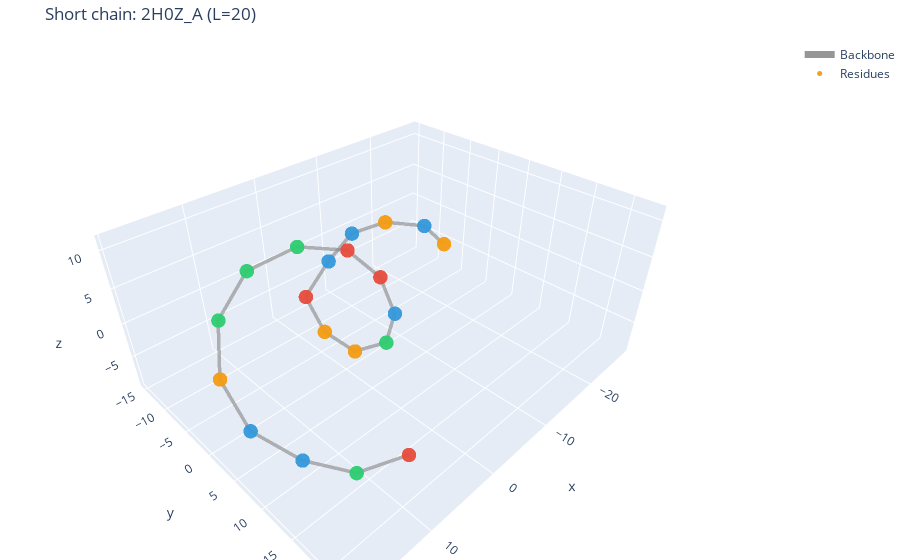
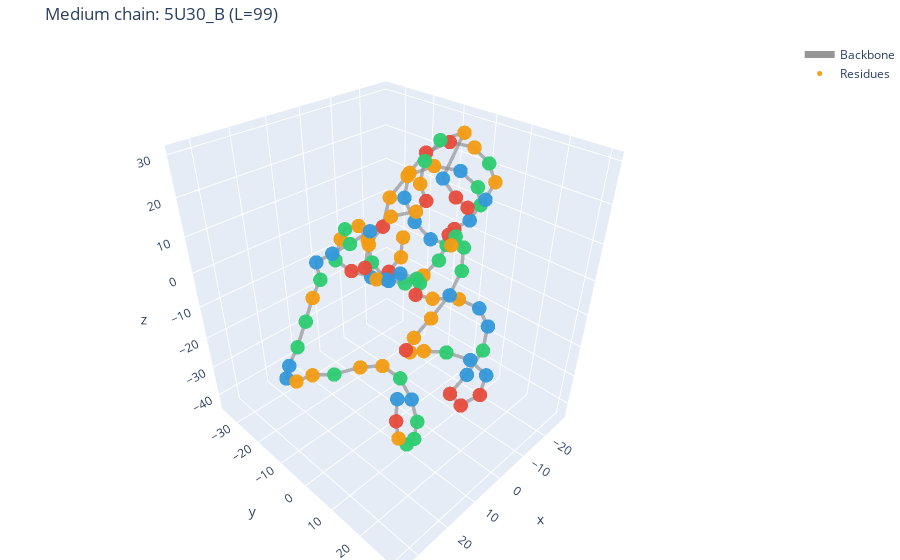
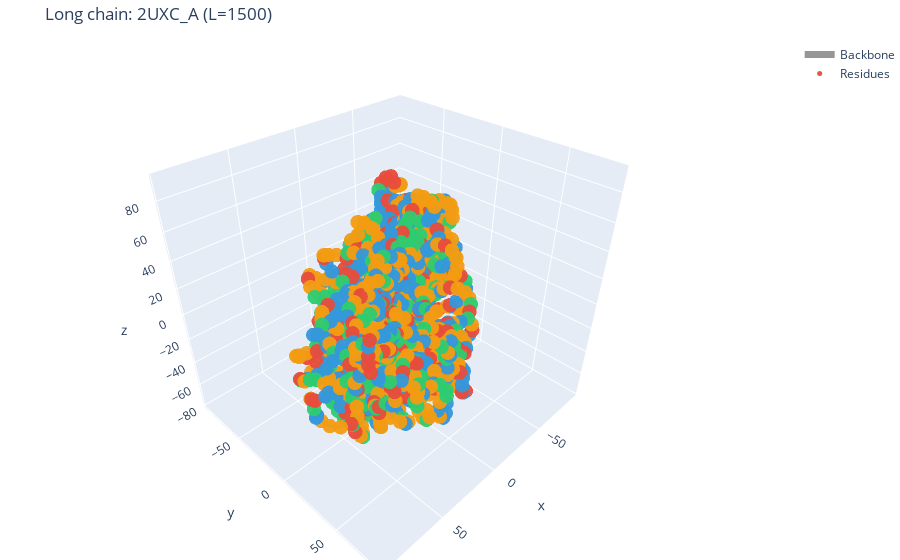

The notebook cell these images were saved under, in order:
### Code cell
import plotly.graph_objects as go
import random

BASE_COLORS = {"A":"#2ecc71","U":"#e74c3c","G":"#f39c12","C":"#3498db"}  # green, red, orange, blue

def plot_chain_3d(ex, title=""):
    coords = ex["coords"]
    seq = ex["sequence"]
    colors = [BASE_COLORS.get(b, "#95a5a6") for b in seq]

    fig = go.Figure()

    # backbone line
    fig.add_trace(go.Scatter3d(
        x=coords[:,0], y=coords[:,1], z=coords[:,2],
        mode="lines",
        line=dict(width=7, color="rgba(80,80,80,0.6)"),
        name="Backbone"
    ))

    # beads
    fig.add_trace(go.Scatter3d(
        x=coords[:,0], y=coords[:,1], z=coords[:,2],
        mode="markers",
        marker=dict(size=5, color=colors, opacity=0.95),
        name="Residues",
        hovertext=[f"{b}{i+1}" for i,b in enumerate(seq)],
        hoverinfo="text"
    ))

    fig.update_layout(
        title=title,
        scene=dict(aspectmode="data"),
        margin=dict(l=0,r=0,t=40,b=0)
    )
    fig.show()

# pick 3 chains: short, medium, long
short = min(examples, key=lambda e: abs(e["L"]-20))
med   = min(examples, key=lambda e: abs(e["L"]-100))
long  = min(examples, key=lambda e: abs(e["L"]-1500))

plot_chain_3d(short, title=f"Short chain: {short['pdb_id']}_{short['chain_id']} (L={short['L']})")
plot_chain_3d(med,   title=f"Medium chain: {med['pdb_id']}_{med['chain_id']} (L={med['L']})")
plot_chain_3d(long,  title=f"Long chain: {long['pdb_id']}_{long['chain_id']} (L={long['L']})")

### Figure 1 — Plotly figure (JSON) as saved in the notebook; plotly's stock layout.template omitted (floating-point values rounded to 4 significant figures)
{"data": [{"line": {"color": "rgba(80,80,80,0.6)", "width": 7}, "mode": "lines", "name": "Backbone", "type": "scatter3d", "x": [-27.82, -25.43, -20.24, -14.7, -8.867, -3.081, -2.218, -2.749, -4.35, -4.305, -2.723, 0.7133, 5.969, 11.71, 16.33, 18.85, 18.93, 16.88, 14.83, 12.27], "y": [-7.728, -9.912, -13.3, -14.78, -13.43, -11.74, -6.906, -1.334, 3.028, 4.604, 3.776, 2.201, 0.253, -0.7664, 0.3088, 3.36, 7.806, 13.15, 18.65, 22.78], "z": [-5.59, -2.236, -0.9182, -1.283, -3.021, -5.61, -8.642, -9.155, -6.061, -0.6041, 5.037, 9.427, 11.24, 10.35, 7.096, 2.811, -1.058, -2.608, -1.46, 2.29]}, {"hoverinfo": "text", "hovertext": ["G1", "C2", "G3", "C4", "C5", "U6", "G7", "G8", "A9", "C10", "U11", "U12", "A13", "A14", "A15", "G16", "C17", "C18", "A19", "U20"], "marker": {"color": ["#f39c12", "#3498db", "#f39c12", "#3498db", "#3498db", "#e74c3c", "#f39c12", "#f39c12", "#2ecc71", "#3498db", "#e74c3c", "#e74c3c", "#2ecc71", "#2ecc71", "#2ecc71", "#f39c12", "#3498db", "#3498db", "#2ecc71", "#e74c3c"], "opacity": 0.95, "size": 5}, "mode": "markers", "name": "Residues", "type": "scatter3d", "x": [-27.82, -25.43, -20.24, -14.7, -8.867, -3.081, -2.218, -2.749, -4.35, -4.305, -2.723, 0.7133, 5.969, 11.71, 16.33, 18.85, 18.93, 16.88, 14.83, 12.27], "y": [-7.728, -9.912, -13.3, -14.78, -13.43, -11.74, -6.906, -1.334, 3.028, 4.604, 3.776, 2.201, 0.253, -0.7664, 0.3088, 3.36, 7.806, 13.15, 18.65, 22.78], "z": [-5.59, -2.236, -0.9182, -1.283, -3.021, -5.61, -8.642, -9.155, -6.061, -0.6041, 5.037, 9.427, 11.24, 10.35, 7.096, 2.811, -1.058, -2.608, -1.46, 2.29]}], "layout": {"margin": {"b": 0, "l": 0, "r": 0, "t": 40}, "scene": {"aspectmode": "data"}, "title": {"text": "Short chain: 2H0Z_A (L=20)"}}}

### Figure 2 — Plotly figure (JSON) as saved in the notebook; plotly's stock layout.template omitted (floating-point values rounded to 4 significant figures)
{"data": [{"line": {"color": "rgba(80,80,80,0.6)", "width": 7}, "mode": "lines", "name": "Backbone", "type": "scatter3d", "x": [-26.53, -24.89, -20.37, -15.04, -10.45, -6.451, -9.064, -8.708, -9.491, -11.06, -9.328, -10.99, -15.28, -20.73, -25.51, -26.54, -24.35, -12.1, -11.76, -11.15, -8.398, -4.699, -0.4143, 3.923, 7.22, 9.465, 12.42, 13.33, 9.957, 4.847, -1.033, -3.76, -0.498, 4.054, 3.788, 1.364, 1.604, 4.787, 9.575, 14.4, 16.91, 15.46, 9.806, 4.685, 3.007, 5.117, 9.736, 14.77, 18.36, 18.92, 16.68, 12.58, 7.716, 3.616, 0.8795, -2.068, -1.871, -2.284, -2.837, -5.258, -9.15, -13.76, -18.48, -21.73, -24.23, -24.87, -24.04, -26.36, -27.73, -27.18, -22.15, -17.7, -14.42, -11.27, -7.639, -4.508, 0.1073, 5.411, 11.34, 16.69, 19.54, 24.68, 28.97, 32.3, 33.87, 33.55, 29.82, 24.24, 19.2, 13.73, 10.8, 10.26, 11.14, 11.85, 12.42, 11.88, 10.02, 6.173, 1.164], "y": [-27.47, -26.68, -27.31, -29.42, -32.97, -35.23, -35.48, -32.94, -28.1, -26.17, -22.8, -18.97, -15.73, -13.63, -12.25, -10.58, -8.26, 3.326, 7.924, 11.05, 11.92, 9.877, 6.246, 2.889, 0.9897, 1.127, -0.198, -0.6481, -0.5663, -1.851, -3.743, -0.7668, 3.259, 6.133, 11.08, 16.62, 22.44, 27.31, 30.0, 30.08, 28.13, 30.02, 30.6, 28.2, 22.37, 17.07, 14.27, 14.67, 16.9, 19.56, 21.95, 22.92, 21.7, 18.63, 14.17, 10.77, 4.861, -0.5458, -4.406, -5.193, -3.868, -0.9155, 2.546, 4.708, 5.228, 2.363, -2.345, -8.225, -14.14, -7.497, -10.85, -11.81, -10.16, -5.194, -5.113, -10.45, -13.1, -14.62, -14.26, -13.66, -8.887, -5.388, -2.764, -1.975, -3.663, -5.964, -7.696, -8.912, -6.751, -3.03, 1.89, 7.469, 12.21, 14.87, 14.55, 11.56, 6.877, 2.154, -2.369], "z": [-11.03, -16.89, -20.34, -20.84, -18.16, -13.67, -7.826, -3.454, -0.887, -5.245, -10.22, -14.86, -16.71, -15.54, -12.04, -6.714, -1.677, 9.388, 13.54, 18.77, 24.27, 28.5, 29.78, 27.92, 23.48, 17.48, 13.71, 8.051, 3.452, 0.03786, -1.419, -2.818, -0.7441, -0.4001, 0.8395, 2.238, 2.887, 2.405, 0.3197, -3.123, -7.97, -10.97, -11.43, -10.64, -10.84, -10.54, -9.032, -6.15, -2.124, 2.991, 7.921, 11.92, 14.78, 17.18, 16.89, 12.12, 11.34, 13.55, 18.1, 23.21, 27.29, 29.33, 27.7, 23.5, 18.12, 12.28, 8.697, 8.738, 11.77, 26.25, 24.81, 20.42, 15.89, 14.07, 12.54, 10.41, 7.142, 5.088, 5.021, 5.221, 3.961, 3.231, 0.4735, -4.219, -9.585, -14.98, -19.48, -21.86, -23.44, -22.17, -20.5, -21.31, -24.53, -29.6, -35.44, -40.23, -43.11, -43.0, -41.3]}, {"hoverinfo": "text", "hovertext": ["G1", "G2", "U3", "C4", "U5", "A6", "G7", "A8", "G9", "G10", "A11", "C12", "A13", "G14", "A15", "A16", "U17", "U18", "C19", "A20", "A21", "C22", "G23", "G24", "G25", "U26", "G27", "U28", "G29", "C30", "C31", "A32", "A33", "U34", "G35", "G36", "C37", "C38", "A39", "C40", "U41", "U42", "U43", "C44", "C45", "A46", "G47", "G48", "U49", "G50", "G51", "C52", "A53", "A54", "A55", "G56", "C57", "C58", "C59", "G60", "U61", "U62", "G63", "A64", "G65", "C66", "U67", "U68", "C69", "G70", "A71", "A72", "G73", "U74", "G75", "G76", "C77", "A78", "C79", "C80", "A81", "G82", "A83", "A84", "C85", "C86", "G87", "G88", "A89", "G90", "G91", "A92", "C93", "A94", "A95", "A96", "G97", "U98", "C99"], "marker": {"color": ["#f39c12", "#f39c12", "#e74c3c", "#3498db", "#e74c3c", "#2ecc71", "#f39c12", "#2ecc71", "#f39c12", "#f39c12", "#2ecc71", "#3498db", "#2ecc71", "#f39c12", "#2ecc71", "#2ecc71", "#e74c3c", "#e74c3c", "#3498db", "#2ecc71", "#2ecc71", "#3498db", "#f39c12", "#f39c12", "#f39c12", "#e74c3c", "#f39c12", "#e74c3c", "#f39c12", "#3498db", "#3498db", "#2ecc71", "#2ecc71", "#e74c3c", "#f39c12", "#f39c12", "#3498db", "#3498db", "#2ecc71", "#3498db", "#e74c3c", "#e74c3c", "#e74c3c", "#3498db", "#3498db", "#2ecc71", "#f39c12", "#f39c12", "#e74c3c", "#f39c12", "#f39c12", "#3498db", "#2ecc71", "#2ecc71", "#2ecc71", "#f39c12", "#3498db", "#3498db", "#3498db", "#f39c12", "#e74c3c", "#e74c3c", "#f39c12", "#2ecc71", "#f39c12", "#3498db", "#e74c3c", "#e74c3c", "#3498db", "#f39c12", "#2ecc71", "#2ecc71", "#f39c12", "#e74c3c", "#f39c12", "#f39c12", "#3498db", "#2ecc71", "#3498db", "#3498db", "#2ecc71", "#f39c12", "#2ecc71", "#2ecc71", "#3498db", "#3498db", "#f39c12", "#f39c12", "#2ecc71", "#f39c12", "#f39c12", "#2ecc71", "#3498db", "#2ecc71", "#2ecc71", "#2ecc71", "#f39c12", "#e74c3c", "#3498db"], "opacity": 0.95, "size": 5}, "mode": "markers", "name": "Residues", "type": "scatter3d", "x": [-26.53, -24.89, -20.37, -15.04, -10.45, -6.451, -9.064, -8.708, -9.491, -11.06, -9.328, -10.99, -15.28, -20.73, -25.51, -26.54, -24.35, -12.1, -11.76, -11.15, -8.398, -4.699, -0.4143, 3.923, 7.22, 9.465, 12.42, 13.33, 9.957, 4.847, -1.033, -3.76, -0.498, 4.054, 3.788, 1.364, 1.604, 4.787, 9.575, 14.4, 16.91, 15.46, 9.806, 4.685, 3.007, 5.117, 9.736, 14.77, 18.36, 18.92, 16.68, 12.58, 7.716, 3.616, 0.8795, -2.068, -1.871, -2.284, -2.837, -5.258, -9.15, -13.76, -18.48, -21.73, -24.23, -24.87, -24.04, -26.36, -27.73, -27.18, -22.15, -17.7, -14.42, -11.27, -7.639, -4.508, 0.1073, 5.411, 11.34, 16.69, 19.54, 24.68, 28.97, 32.3, 33.87, 33.55, 29.82, 24.24, 19.2, 13.73, 10.8, 10.26, 11.14, 11.85, 12.42, 11.88, 10.02, 6.173, 1.164], "y": [-27.47, -26.68, -27.31, -29.42, -32.97, -35.23, -35.48, -32.94, -28.1, -26.17, -22.8, -18.97, -15.73, -13.63, -12.25, -10.58, -8.26, 3.326, 7.924, 11.05, 11.92, 9.877, 6.246, 2.889, 0.9897, 1.127, -0.198, -0.6481, -0.5663, -1.851, -3.743, -0.7668, 3.259, 6.133, 11.08, 16.62, 22.44, 27.31, 30.0, 30.08, 28.13, 30.02, 30.6, 28.2, 22.37, 17.07, 14.27, 14.67, 16.9, 19.56, 21.95, 22.92, 21.7, 18.63, 14.17, 10.77, 4.861, -0.5458, -4.406, -5.193, -3.868, -0.9155, 2.546, 4.708, 5.228, 2.363, -2.345, -8.225, -14.14, -7.497, -10.85, -11.81, -10.16, -5.194, -5.113, -10.45, -13.1, -14.62, -14.26, -13.66, -8.887, -5.388, -2.764, -1.975, -3.663, -5.964, -7.696, -8.912, -6.751, -3.03, 1.89, 7.469, 12.21, 14.87, 14.55, 11.56, 6.877, 2.154, -2.369], "z": [-11.03, -16.89, -20.34, -20.84, -18.16, -13.67, -7.826, -3.454, -0.887, -5.245, -10.22, -14.86, -16.71, -15.54, -12.04, -6.714, -1.677, 9.388, 13.54, 18.77, 24.27, 28.5, 29.78, 27.92, 23.48, 17.48, 13.71, 8.051, 3.452, 0.03786, -1.419, -2.818, -0.7441, -0.4001, 0.8395, 2.238, 2.887, 2.405, 0.3197, -3.123, -7.97, -10.97, -11.43, -10.64, -10.84, -10.54, -9.032, -6.15, -2.124, 2.991, 7.921, 11.92, 14.78, 17.18, 16.89, 12.12, 11.34, 13.55, 18.1, 23.21, 27.29, 29.33, 27.7, 23.5, 18.12, 12.28, 8.697, 8.738, 11.77, 26.25, 24.81, 20.42, 15.89, 14.07, 12.54, 10.41, 7.142, 5.088, 5.021, 5.221, 3.961, 3.231, 0.4735, -4.219, -9.585, -14.98, -19.48, -21.86, -23.44, -22.17, -20.5, -21.31, -24.53, -29.6, -35.44, -40.23, -43.11, -43.0, -41.3]}], "layout": {"margin": {"b": 0, "l": 0, "r": 0, "t": 40}, "scene": {"aspectmode": "data"}, "title": {"text": "Medium chain: 5U30_B (L=99)"}}}

### Figure 3 — Plotly figure (JSON) as saved in the notebook; plotly's stock layout.template omitted (floating-point values rounded to 4 significant figures; data arrays with more than 128 entries replaced by an {"elided": "..."} marker saying what was removed)
{"data": [{"line": {"color": "rgba(80,80,80,0.6)", "width": 7}, "mode": "lines", "name": "Backbone", "type": "scatter3d", "x": {"elided": "1500 float values"}, "y": {"elided": "1500 float values"}, "z": {"elided": "1500 float values"}}, {"hoverinfo": "text", "hovertext": {"elided": "1500 str values"}, "marker": {"color": {"elided": "1500 str values"}, "opacity": 0.95, "size": 5}, "mode": "markers", "name": "Residues", "type": "scatter3d", "x": {"elided": "1500 float values"}, "y": {"elided": "1500 float values"}, "z": {"elided": "1500 float values"}}], "layout": {"margin": {"b": 0, "l": 0, "r": 0, "t": 40}, "scene": {"aspectmode": "data"}, "title": {"text": "Long chain: 2UXC_A (L=1500)"}}}
